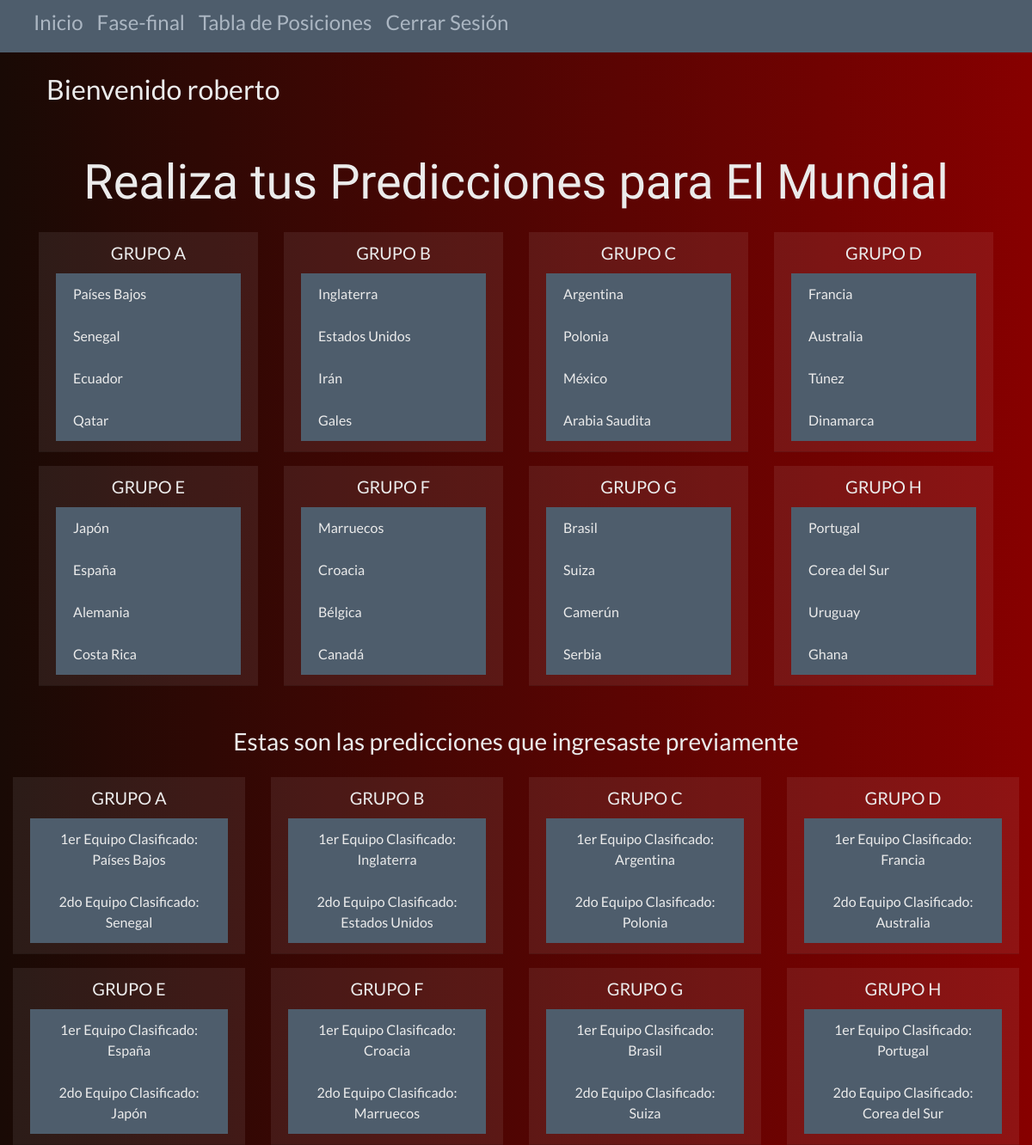
/dashboard (signed in), run on the app's committed database.
### models.py (models this page shows, shortened)
class Equipo(db.Base):
    __tablename__ = "equipos"
    __table_args__ = {"sqlite_autoincrement": True}
    id_equipo = Column(Integer, primary_key=True)
    nombre = Column(String(30), nullable=False, unique=True)

class Prediccion(db.Base):
    __tablename__ = "predicciones"
    __table_args__ = {"sqlite_autoincrement": True}
    id_prediccion = Column(Integer, primary_key=True)
    id_grupo = Column(Integer, ForeignKey("grupos.id_grupo"), nullable=False)
    equipo_clasificado_1 = Column(Integer, ForeignKey("equipos.id_equipo"), nullable=False)
    equipo_clasificado_2 = Column(Integer, ForeignKey("equipos.id_equipo"), nullable=False)
    id_usuario = Column(Integer, ForeignKey("usuarios.id_usuario"), nullable=False)

### main.py (the view, shortened to what this page needs)
@app.route("/dashboard", methods=["GET", "POST"])
def dashboard():
    if "id_usuario" not in flask_session:
        return redirect(url_for('login'))
    if request.method == "GET":
        data = get_group_data()
        return render_template("dashboard.html", nombre_usuario=flask_session["nombre_usuario"], data = data)

### main.py (called while the page is built)
def get_select_data(id_grupo):
    equipos = (db.session.query(Equipo)
            .join(EquipoXGrupo, EquipoXGrupo.id_equipo==Equipo.id_equipo)
            .filter_by(id_grupo = id_grupo)
            ).all()
    Equipo_tuple = namedtuple('Equipo_tuple', ['id_equipo', 'nombre'])
    select_data = []
    for equipo in equipos:
        select_data.append(Equipo_tuple(equipo.id_equipo, equipo.nombre))
    return select_data

### templates/dashboard.html (shortened to what this page needs)
<!DOCTYPE html>
<html lang="en">
<head>
    <link rel="stylesheet" href="{{ url_for('static', filename='main.css') }}">
    <link rel="stylesheet" href="https://cdn.jsdelivr.net/npm/bootswatch@4.5.2/dist/superhero/bootstrap.min.css"
>
</head>
<body>
    <nav class="navbar navbar-expand-lg bg-dark">
      <div class="container-fluid">
        <div class="collapse navbar-collapse" id="navbarNavAltMarkup">
          <div class="navbar-nav">
            <a class="nav-link text-light" href="/"><h4>Inicio</h4></a>
            <a class="nav-link text-light" href="/fase-final"><h4>Fase-final</h4></a>
            <a class="nav-link text-light" href="/tabla-posiciones"><h4>Tabla de Posiciones</h4></a>
            <a class="nav-link text-light" href="{{ url_for('logout') }}"><h4>Cerrar Sesión</h4></a>
          </div>
        </div>
      </div>
    </nav>
    <div class="container">
        <div class="row p-4">
            <h2 class="page-header">Bienvenido {{nombre_usuario}}</h2>
        </div>
    </div>
    <h1 class="display-4 text-center mt-4 titulo">Realiza tus Predicciones para El Mundial</h1>
    <div class="container">
        <div class="row">
        {% for grupo in data.grupos %}
            <div class="col-sm-3">
                <div class="card-header mt-3">
                    <h5 class="card-title text-center">GRUPO {{grupo.letra}}</h5>
                    <ul class="list-group list-group-flush">
                    {% for equipo in grupo.opciones_equipos %}
                        <li class="list-group-item">{{equipo.nombre}}</li>
                    {% endfor %}
                    </ul>
                </div>
            </div>
        {% endfor %}
        </div>
    </div>
    {% if data.predicciones != [] %}
    <div class="col-md-12 text-center mt-5">
        <h3>Estas son las predicciones que ingresaste previamente</h3>
        <div class="row">
        {% for prediccion in data.predicciones %}
            <div class="col-sm-3">
                <div class="card-header mt-3">
                    <h5 class="card-title text-center">GRUPO {{prediccion.letra}}</h5>
                    <ul class="list-group list-group-flush">
                        <li class="list-group-item">1er Equipo Clasificado: {{prediccion.equipo_clasificado_1}}</li>
                        <li class="list-group-item">2do Equipo Clasificado: {{prediccion.equipo_clasificado_2}}</li>
                    </ul>
                </div>
            </div>
        {% endfor %}
        </div>
    </div>
    {% endif %}
</body>
</html>

### static/main.css (style rules this page uses)
.titulo { font-family: 'Changa', sans-serif; }
body { background: #870000; background: -webkit-linear-gradient(to right, #190A05, #870000); background: linear-gradient(to right, #190A05, #870000); }

### data on the page
Equipo: nombre "Países Bajos"
Equipo: nombre "Senegal"
Equipo: nombre "Ecuador"
Equipo: nombre "Qatar"
Equipo: nombre "Inglaterra"
Equipo: nombre "Estados Unidos"
Equipo: nombre "Irán"
Equipo: nombre "Gales"
Equipo: nombre "Argentina"
Equipo: nombre "Polonia"
Equipo: nombre "México"
Equipo: nombre "Arabia Saudita"
Equipo: nombre "Francia"
Equipo: nombre "Australia"
Equipo: nombre "Túnez"
Equipo: nombre "Dinamarca"
Equipo: nombre "Japón"
Equipo: nombre "España"
Equipo: nombre "Alemania"
Equipo: nombre "Costa Rica"
Equipo: nombre "Marruecos"
Equipo: nombre "Croacia"
Equipo: nombre "Bélgica"
Equipo: nombre "Canadá"
Equipo: nombre "Brasil"
Equipo: nombre "Suiza"
Equipo: nombre "Camerún"
Equipo: nombre "Serbia"
Equipo: nombre "Portugal"
Equipo: nombre "Corea del Sur"
Equipo: nombre "Uruguay"
Equipo: nombre "Ghana"
Prediccion: letra "A", equipo_clasificado_1 "Países Bajos", equipo_clasificado_2 "Senegal"
Prediccion: letra "B", equipo_clasificado_1 "Inglaterra", equipo_clasificado_2 "Estados Unidos"
Prediccion: letra "C", equipo_clasificado_1 "Argentina", equipo_clasificado_2 "Polonia"
Prediccion: letra "D", equipo_clasificado_1 "Francia", equipo_clasificado_2 "Australia"
Prediccion: letra "E", equipo_clasificado_1 "España", equipo_clasificado_2 "Japón"
Prediccion: letra "F", equipo_clasificado_1 "Croacia", equipo_clasificado_2 "Marruecos"
Prediccion: letra "G", equipo_clasificado_1 "Brasil", equipo_clasificado_2 "Suiza"
Prediccion: letra "H", equipo_clasificado_1 "Portugal", equipo_clasificado_2 "Corea del Sur"

### other printed values
{{ nombre_usuario }} "roberto"
{{ grupo.letra }} "A" "B" "C" "D" "E" "F" "G" "H"
